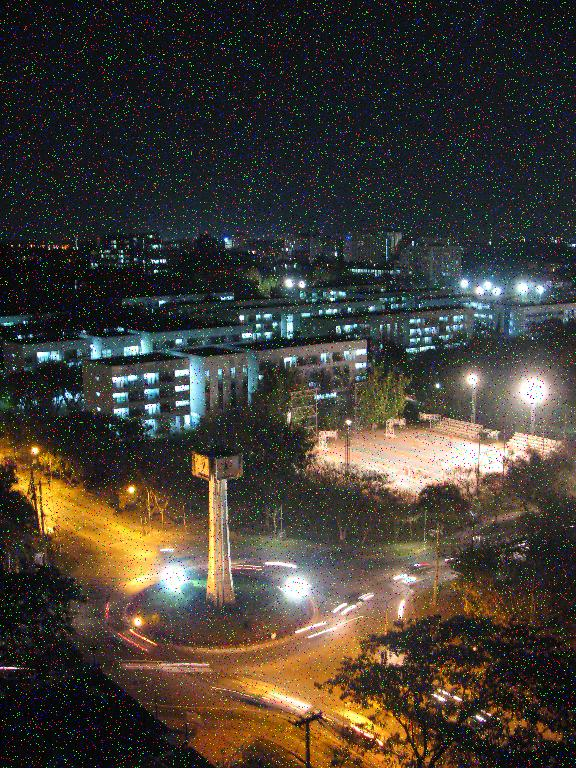
#> input picture Assignment2/input/Degraded.jpg, 576 x 768 px
$ jupyter execute q8.ipynb
#> lines starting #> are read from the running program, lines starting #| are printed output that depends on the picture
[cell 1]
import cv2
import matplotlib.pyplot as plt
import numpy as np

def median_filt(degraded):

    h = degraded.shape[0]
    w = degraded.shape[1]
#     degraded = np.pad(degraded,(1,1),mode='constant')

    new_h = degraded.shape[0]
    new_w = degraded.shape[1]
    output = np.zeros((new_h,new_w,3))
#     kernel = np.flipud(np.fliplr(filt))
#     hsv = cv2.cvtColor(degraded, cv2.COLOR_BGR2HSV)
#     degraded = hsv
    for i in range(1,new_h-1):
        for j in range(1,new_w-1):
            values_r = []
            values_g = []
            values_b = []
            values_b = np.ravel(degraded[i-1:i+2,j-1:j+2,0])
            values_g = np.ravel(degraded[i-1:i+2,j-1:j+2,1])
            values_r = np.ravel(degraded[i-1:i+2,j-1:j+2,2])
            values_b.sort()
            values_g.sort()
            values_r.sort()
#             if i==1 and j==1:
#                 print(degraded[i-1:i+2][j-1:j+2])
            l = (len(values_b)//2)
            median_b = values_b[4]
            median_g = values_g[4]
            median_r = values_r[4]
            output[i,j,0] = median_b
            output[i,j,1] = median_g
            output[i,j,2] = median_r

#             output[i,j] = np.sum(degraded[j-1:j+2,i-1:i+2]*kernel)
#             output = cv2.cvtColor(output, cv2.COLOR_HSV2BGR)

    return output

degraded = cv2.imread('../input/Degraded.jpg')
#> degraded is the input picture: shape (768, 576, 3); mean B, G, R 53, 61, 66.9
# print(degraded.shape)
clear = cv2.imread('../input/Clear.jpg')
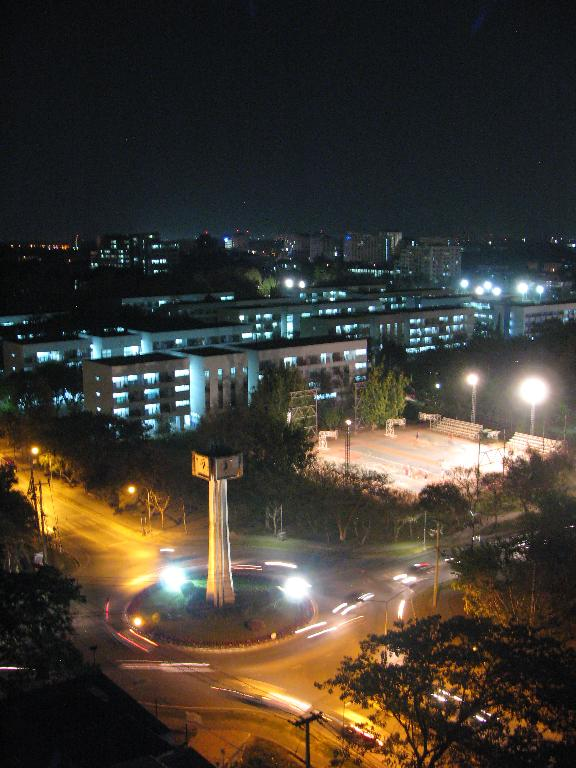
#> input picture Assignment2/input/Clear.jpg, 576 x 768 px
#> clear is the input picture: shape (768, 576, 3); mean B, G, R 49.5, 58.1, 64.3

output = median_filt(degraded)
#> after the loop in median_filt, `for i in range(1,new_h-1):`:
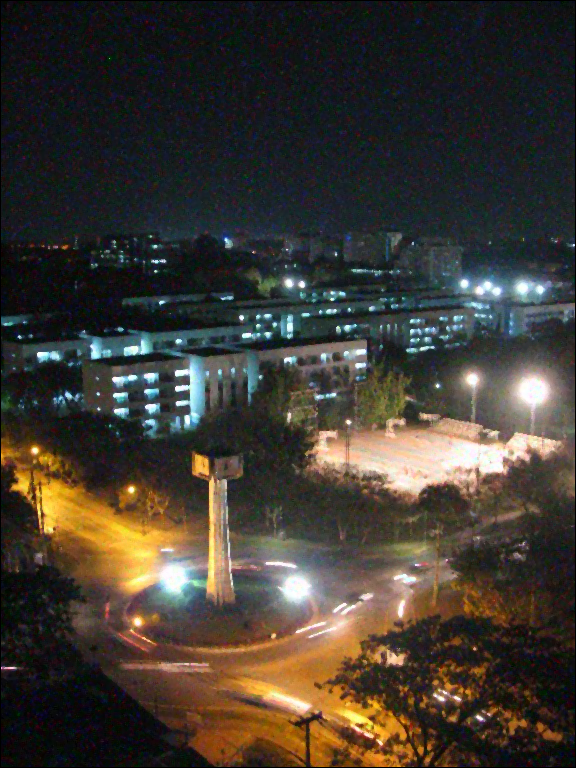
#> output: shape (768, 576, 3) float64; mean B, G, R 50, 58, 64

cv2.normalize(output,output,0,255,cv2.NORM_MINMAX,dtype=-1)
output = output.astype(np.uint8)
plt.figure(figsize=(15,15))
plt.subplot(1,3,1)
plt.imshow(clear)
plt.title('clear')
plt.subplot(1,3,2)
plt.imshow(degraded)
plt.title('degraded')
plt.subplot(1,3,3)
plt.imshow(output)
plt.title('output')
plt.show()
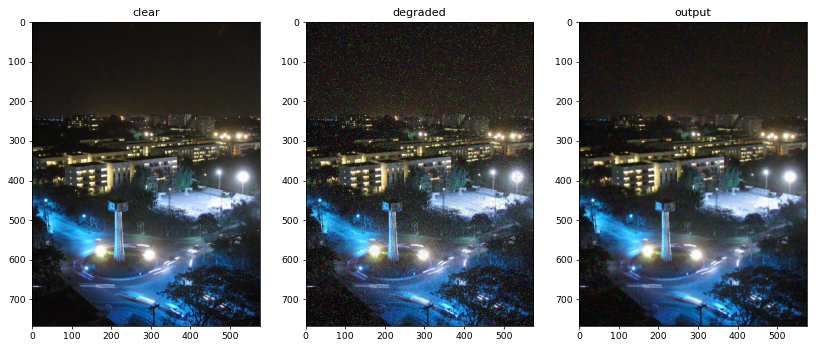
#> figure drawn by matplotlib, 3 panels; B, G, R data is drawn as R, G, B
